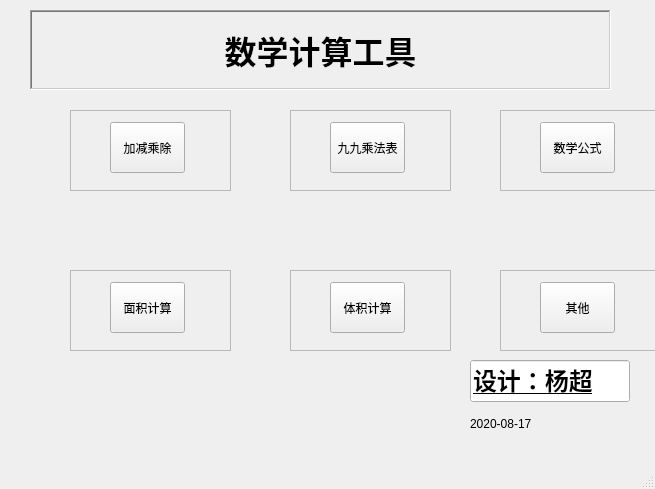
<?xml version="1.0" encoding="UTF-8"?>
<ui version="4.0">
 <class>MainWindow</class>
 <widget class="QMainWindow" name="MainWindow">
  <property name="geometry">
   <rect>
    <x>0</x>
    <y>0</y>
    <width>655</width>
    <height>489</height>
   </rect>
  </property>
  <property name="windowTitle">
   <string>MainWindow</string>
  </property>
  <widget class="QWidget" name="centralwidget">
   <widget class="QFrame" name="frame_4">
    <property name="geometry">
     <rect>
      <x>290</x>
      <y>270</y>
      <width>161</width>
      <height>81</height>
     </rect>
    </property>
    <property name="frameShape">
     <enum>QFrame::StyledPanel</enum>
    </property>
    <property name="frameShadow">
     <enum>QFrame::Raised</enum>
    </property>
    <widget class="QPushButton" name="TJ_bt">
     <property name="geometry">
      <rect>
       <x>40</x>
       <y>12</y>
       <width>75</width>
       <height>51</height>
      </rect>
     </property>
     <property name="text">
      <string>体积计算</string>
     </property>
    </widget>
   </widget>
   <widget class="QWidget" name="verticalLayoutWidget">
    <property name="geometry">
     <rect>
      <x>30</x>
      <y>10</y>
      <width>581</width>
      <height>80</height>
     </rect>
    </property>
    <layout class="QVBoxLayout" name="verticalLayout">
     <item>
      <widget class="QLabel" name="label_name">
       <property name="font">
        <font>
         <family>Aharoni</family>
         <pointsize>24</pointsize>
         <weight>75</weight>
         <bold>true</bold>
        </font>
       </property>
       <property name="frameShape">
        <enum>QFrame::WinPanel</enum>
       </property>
       <property name="frameShadow">
        <enum>QFrame::Sunken</enum>
       </property>
       <property name="text">
        <string>数学计算工具</string>
       </property>
       <property name="alignment">
        <set>Qt::AlignCenter</set>
       </property>
      </widget>
     </item>
    </layout>
   </widget>
   <widget class="QFrame" name="frame">
    <property name="geometry">
     <rect>
      <x>70</x>
      <y>110</y>
      <width>161</width>
      <height>81</height>
     </rect>
    </property>
    <property name="frameShape">
     <enum>QFrame::StyledPanel</enum>
    </property>
    <property name="frameShadow">
     <enum>QFrame::Raised</enum>
    </property>
    <widget class="QPushButton" name="add_bt">
     <property name="geometry">
      <rect>
       <x>40</x>
       <y>12</y>
       <width>75</width>
       <height>51</height>
      </rect>
     </property>
     <property name="text">
      <string>加减乘除</string>
     </property>
    </widget>
   </widget>
   <widget class="QFrame" name="frame_3">
    <property name="geometry">
     <rect>
      <x>70</x>
      <y>270</y>
      <width>161</width>
      <height>81</height>
     </rect>
    </property>
    <property name="frameShape">
     <enum>QFrame::StyledPanel</enum>
    </property>
    <property name="frameShadow">
     <enum>QFrame::Raised</enum>
    </property>
    <widget class="QPushButton" name="area_bt">
     <property name="geometry">
      <rect>
       <x>40</x>
       <y>12</y>
       <width>75</width>
       <height>51</height>
      </rect>
     </property>
     <property name="text">
      <string>面积计算</string>
     </property>
    </widget>
   </widget>
   <widget class="QFrame" name="frame_6">
    <property name="geometry">
     <rect>
      <x>500</x>
      <y>110</y>
      <width>161</width>
      <height>81</height>
     </rect>
    </property>
    <property name="frameShape">
     <enum>QFrame::StyledPanel</enum>
    </property>
    <property name="frameShadow">
     <enum>QFrame::Raised</enum>
    </property>
    <widget class="QPushButton" name="math_bt">
     <property name="geometry">
      <rect>
       <x>40</x>
       <y>12</y>
       <width>75</width>
       <height>51</height>
      </rect>
     </property>
     <property name="text">
      <string>数学公式</string>
     </property>
    </widget>
   </widget>
   <widget class="QFrame" name="frame_2">
    <property name="geometry">
     <rect>
      <x>290</x>
      <y>110</y>
      <width>161</width>
      <height>81</height>
     </rect>
    </property>
    <property name="frameShape">
     <enum>QFrame::StyledPanel</enum>
    </property>
    <property name="frameShadow">
     <enum>QFrame::Raised</enum>
    </property>
    <widget class="QPushButton" name="nine_bt">
     <property name="geometry">
      <rect>
       <x>40</x>
       <y>12</y>
       <width>75</width>
       <height>51</height>
      </rect>
     </property>
     <property name="text">
      <string>九九乘法表</string>
     </property>
    </widget>
   </widget>
   <widget class="QWidget" name="verticalLayoutWidget_2">
    <property name="geometry">
     <rect>
      <x>470</x>
      <y>360</y>
      <width>160</width>
      <height>80</height>
     </rect>
    </property>
    <layout class="QVBoxLayout" name="verticalLayout_2">
     <item>
      <widget class="QLineEdit" name="lineEdit">
       <property name="font">
        <font>
         <family>Aharoni</family>
         <pointsize>18</pointsize>
         <weight>75</weight>
         <bold>true</bold>
         <underline>true</underline>
        </font>
       </property>
       <property name="layoutDirection">
        <enum>Qt::RightToLeft</enum>
       </property>
       <property name="autoFillBackground">
        <bool>true</bool>
       </property>
       <property name="text">
        <string>设计：杨超</string>
       </property>
      </widget>
     </item>
     <item>
      <widget class="QLabel" name="date_label">
       <property name="text">
        <string>2020-08-17</string>
       </property>
      </widget>
     </item>
    </layout>
   </widget>
   <widget class="QFrame" name="frame_5">
    <property name="geometry">
     <rect>
      <x>500</x>
      <y>270</y>
      <width>161</width>
      <height>81</height>
     </rect>
    </property>
    <property name="frameShape">
     <enum>QFrame::StyledPanel</enum>
    </property>
    <property name="frameShadow">
     <enum>QFrame::Raised</enum>
    </property>
    <widget class="QPushButton" name="OT_bt">
     <property name="geometry">
      <rect>
       <x>40</x>
       <y>12</y>
       <width>75</width>
       <height>51</height>
      </rect>
     </property>
     <property name="text">
      <string>其他</string>
     </property>
    </widget>
   </widget>
  </widget>
  <widget class="QMenuBar" name="menubar">
   <property name="geometry">
    <rect>
     <x>0</x>
     <y>0</y>
     <width>655</width>
     <height>23</height>
    </rect>
   </property>
  </widget>
  <widget class="QStatusBar" name="statusbar"/>
 </widget>
 <resources/>
 <connections/>
</ui>
